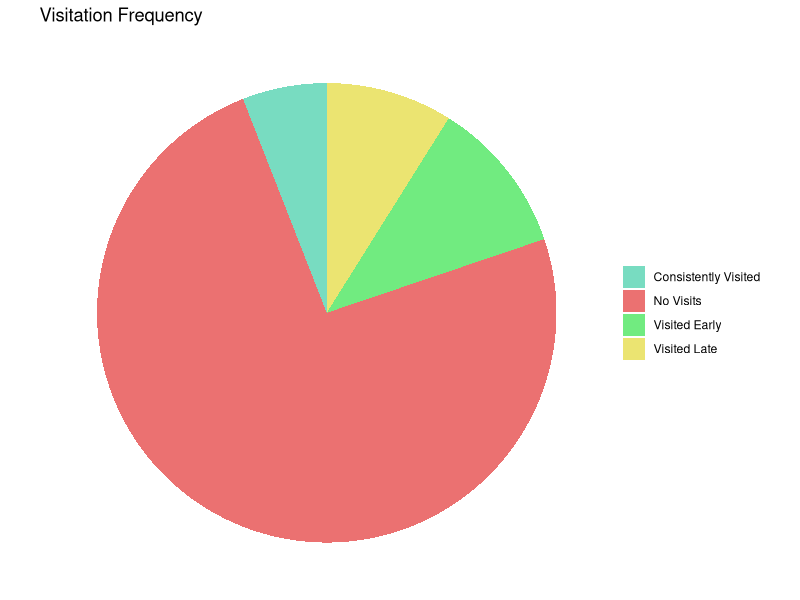
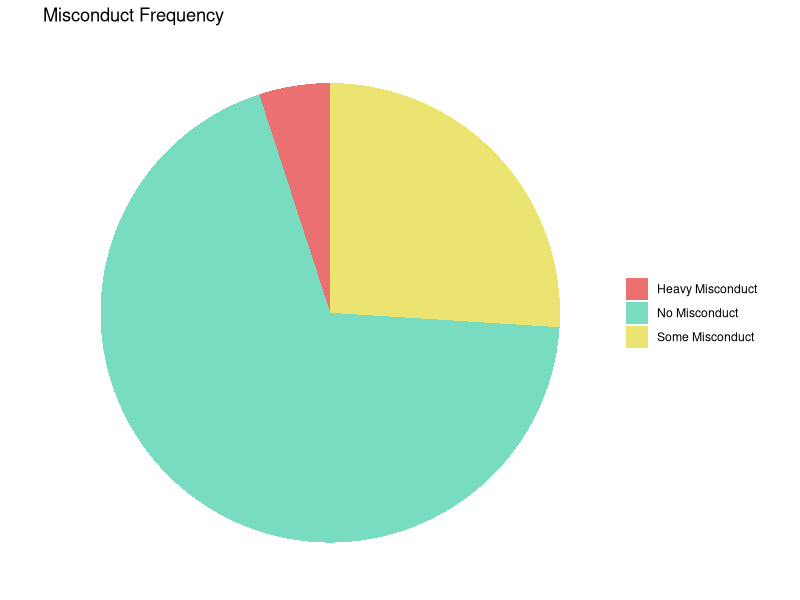

R code for these plots, in order:
library(ggplot2)

visitation_groups <- data.frame(
    "Visit Frequency" = c("No Visits", "Visited Early", "Visited Late", "Consistently Visited"),
    "Group Size" = c(75, 11, 9, 6)
)

misconduct_groups <- data.frame(
    "Misconduct Frequency" = c("No Misconduct", "Some Misconduct", "Heavy Misconduct"),
    "Group Size" = c(69, 26, 5)
)

visit_colors <- c(
  "No Visits" = "#eb7171",
  "Consistently Visited" = "#78dcc1",
  "Visited Early" = "#71eb80",
  "Visited Late" = "#ebe471"
)

misconduct_colors <- c(
  "No Misconduct" = "#78dcc1",
  "Some Misconduct" = "#ebe471",
  "Heavy Misconduct" = "#eb7171"
)


# Make visit pie chart
p <- ggplot(visitation_groups, aes(x = "", y = Group.Size, fill = Visit.Frequency)) +
  geom_bar(stat = "identity", width = 1) +        # Create bar chart with one bar
  coord_polar("y", start = 0) +                   # Turn bar chart into pie chart
  scale_fill_manual(values = visit_colors) +
  labs(title = "Visitation Frequency") +
  theme_void() +                                  # Remove axes and background
  theme(legend.title = element_blank())           # Remove legend title

ggsave("visitation_pie_chart.png", plot = p, width = 6, height = 6)

# Make pie chart
p <- ggplot(misconduct_groups, aes(x = "", y = Group.Size, fill = Misconduct.Frequency)) +
  geom_bar(stat = "identity", width = 1) +        # Create bar chart with one bar
  coord_polar("y", start = 0) +                   # Turn bar chart into pie chart
  scale_fill_manual(values = misconduct_colors) +
  labs(title = "Misconduct Frequency") +
  theme_void() +                                  # Remove axes and background
  theme(legend.title = element_blank())           # Remove legend title

ggsave("misconduct_pie_chart.png", plot = p, width = 6, height = 6)
